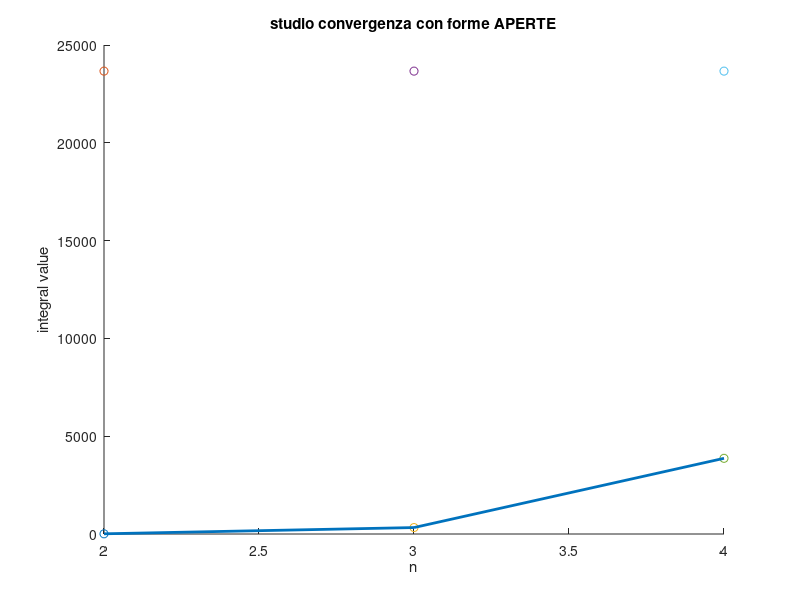

Write MATLAB code to recreate this figure. (Note: this script raises an error after producing the figure.)
function s = ANUM3es10

    a = -5;
    b = 5;
    
    t =@(x) 1 + x + x.^2 + x.^3 + x.^4 + x.^5 + x.^6;
    %t =@(x) 1 + x + x.^2 + x.^3 + x.^4 + x.^5;
    %t =@(x) 1 + x + x.^2 + x.^3 + x.^4;
    %t =@(x) 1 + x + x.^2 + x.^3;
    %t =@(x) 1 + x + x.^2;
    %t =@(x) 1 + x;
    
    int = integral(t,a,b);
    
    for n=2:4
        for i=0:n
            x(i+1) = i*((b-a))/(n)+a;
        end
        
        if(n == 2)
            s(1) = (b-a)*(t(x(2)));
            scatter(n,s(1));
            hold on
            scatter(n,int);
        end
        if(n == 3)
            s(2) = (b-a)/2*(t(x(2)) + t(x(3)));
            scatter(n,s(2));
            scatter(n,int);
        end
        if(n == 4)
            s(3) = ((b-a)/3)*(2*t(x(2)) - t(x(3)) + 2*t(x(4)));
            scatter(n,s(3));
            scatter(n,int);
        end
        
    end
    title('studio convergenza con forme APERTE');
    xlabel('n');
    ylabel('integral value');
    plot(linspace(2,4,3), s, 'linewidth', 2)
    fplot(int, [2,4], '--','linewidth', 2);
    
    hold off;
end